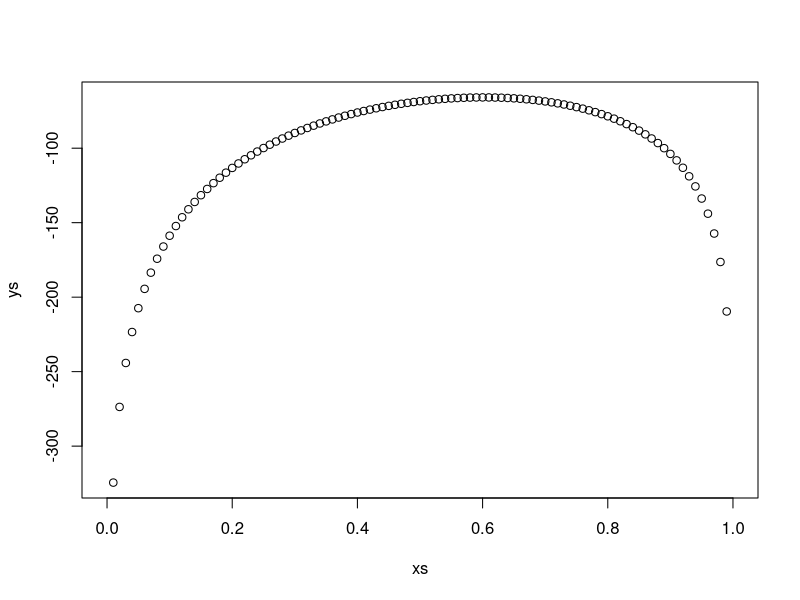
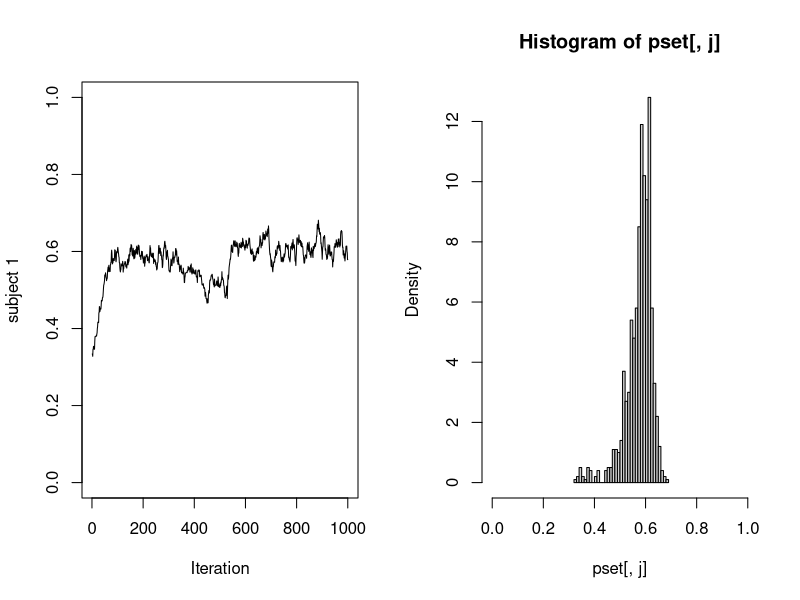
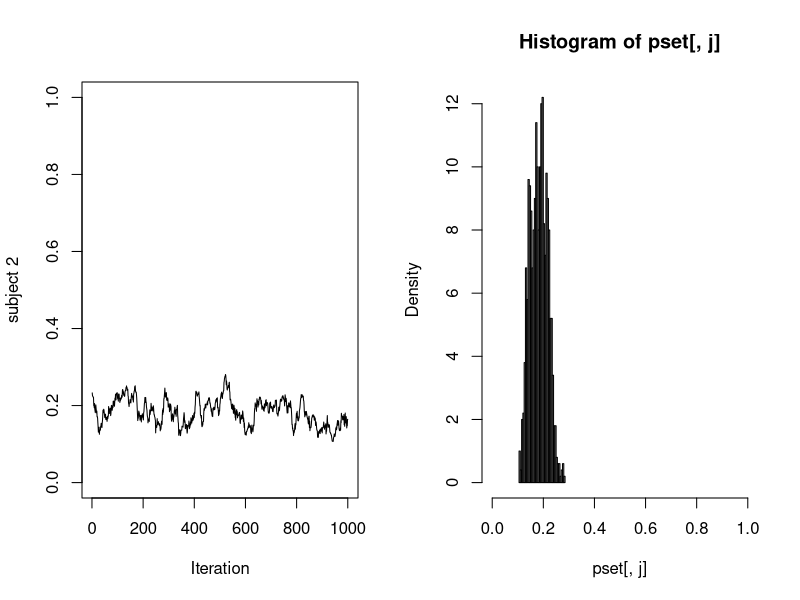
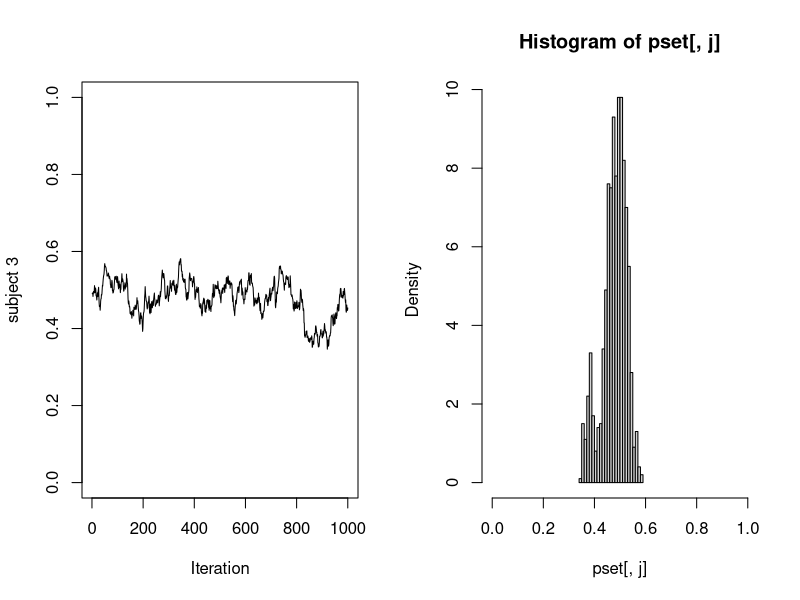
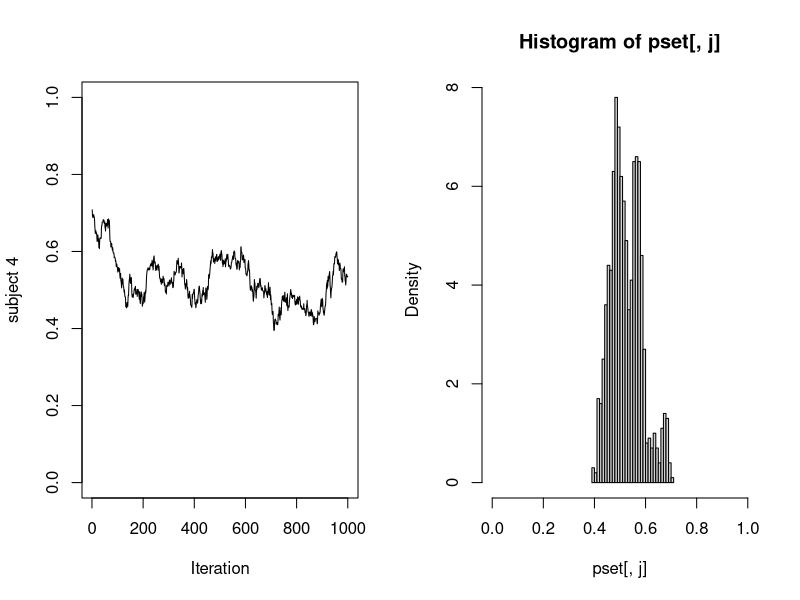
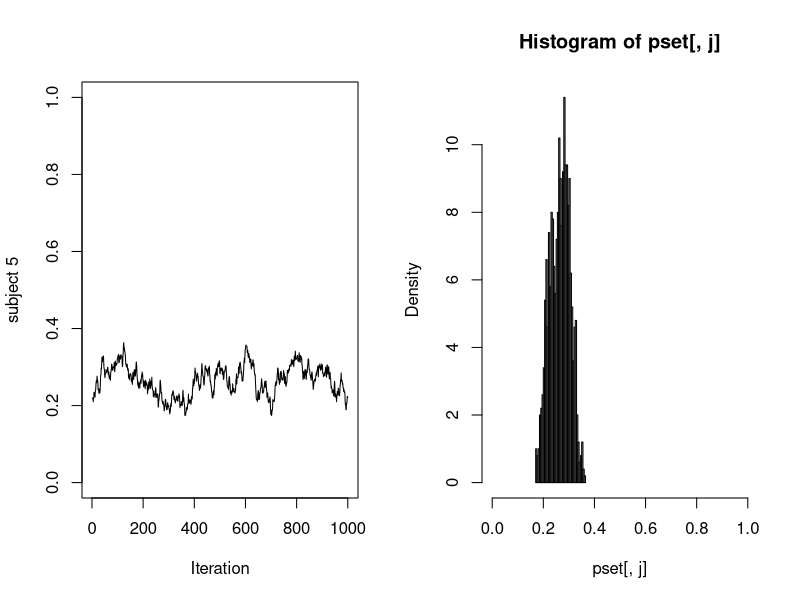
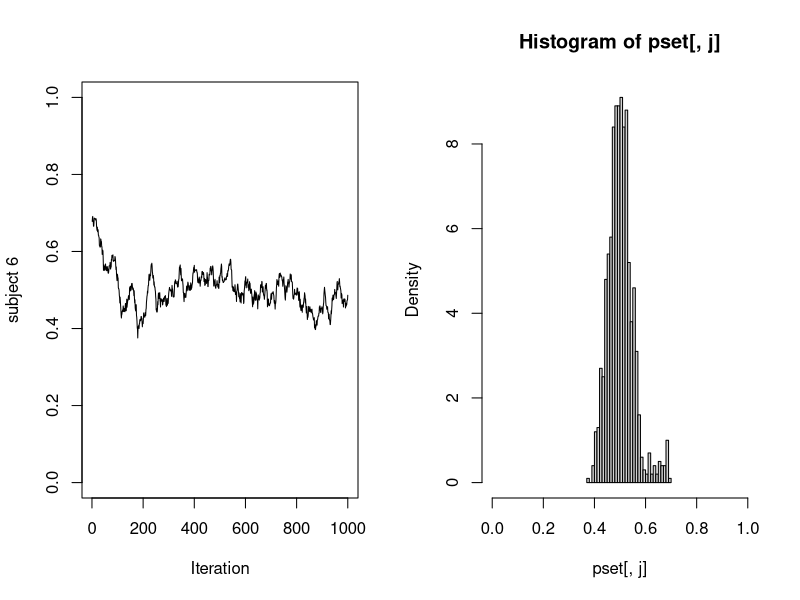
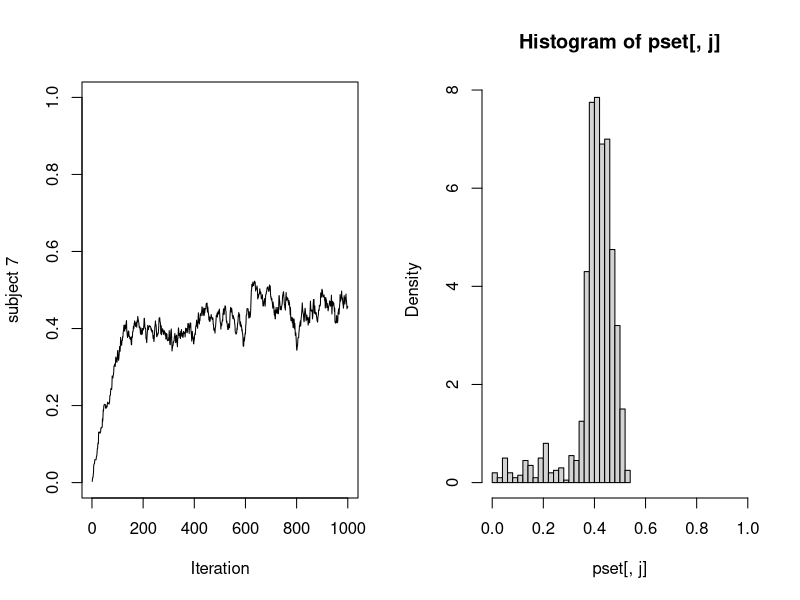

Reproduce these figures in R, in order.

rm(list=ls())

n=100   # total number of coin flips
S=24     # total number of subjects

true=list()
true$alpha=10
true$beta=15

data=list()

p=numeric(S)
for(j in 1:S){
  p[j]=rbeta(1,true$alpha,true$beta)   # probability of single-trial success
  data[[j]]=rbinom(n,size=1,prob=p[j])
}
true$p=p

x=sapply(data,function(x)sum(x))

################################################################# inference

# define a posterior distribution
log.dens.like=function(x,use.data){
  like=dbinom(use.data,size=1,prob=x,log=TRUE)
  return(sum(like))
}

log.dens.prior=function(x,alpha,beta){
  dbeta(x=x,shape1=alpha,shape2=beta,log=TRUE)
}
  
log.dens.post=function(x,alpha,beta,use.data){
  out=log.dens.like(x=x,use.data=use.data) + log.dens.prior(x=x,alpha=alpha,beta=beta)
  if(is.na(out))out=-Inf
  return(out)
}  

# we can evaluate the unnormalized posterior for different values of p
sub=1
log.dens.like(.4,use.data=data[[sub]])
log.dens.prior(.4,alpha=true$alpha,beta=true$beta)

xs=seq(0,1,.01)
lxs=length(xs)
ys=numeric(lxs)
for(i in 1:lxs){
ys[i]=log.dens.post(xs[i],alpha=true$alpha,beta=true$beta,use.data=data[[sub]])
}

# plot of posterior (on log scale)
plot(xs,ys)

################################################################# posterior approximation, method 1: assuming known alpha and beta

require(msm)

n.iter=1000    # total number of iterations
pset=lpset=matrix(NA,n.iter,S)
tune=.01

# initialize
# informed starting points
#pset[1,]=sapply(data,function(x)mean(x))

# 'your guess is as good as mine' starting points
pset[1,]=rbeta(S,1,1)

for(j in 1:S){
  lpset[1,j]=log.dens.post(pset[1,j],use.data=data[[j]],alpha=true$alpha,beta=true$beta)
}

# loop
for(t in 2:n.iter){
  pstar=rnorm(S,pset[t-1,],tune) # symmetric transition kernel
  lpstar=numeric(S)
  for(j in 1:S){
    lpstar[j]=log.dens.post(pstar[j],use.data=data[[j]],alpha=true$alpha,beta=true$beta)
    a=exp(lpstar[j]-lpset[t-1,j]) # note that proposal density is in the numerator
    if(runif(1)<a){ 
      # if it's better, take it
      pset[t,j]=pstar[j]
      lpset[t,j]=lpstar[j]
    } else { 
      # if it's worse, reject it (with some probability)
      pset[t,j]=pset[t-1,j]
      lpset[t,j]=lpset[t-1,j]
    }
  }
}

# plot it
for(j in 1:S){
par(mfrow=c(1,2))
# this is called a trace plot
plot(pset[,j],type="l",xlab="Iteration",ylab=paste("subject",j),ylim=c(0,1))
# this is the result of the MCMC, collapsed across time
hist(pset[,j],prob=TRUE,breaks=30,xlim=c(0,1))
}


maps=apply(pset,2,mean)
plot(maps,true$p,xlab="maps",ylab="true")
abline(0,1)


################################################################# posterior approximation, method 2: estimating alpha and beta

# first, select a prior (spend some time actually doing this!)

prior=list()
# somewhat informed
prior$alpha=c(20,1)
prior$beta=c(20,1)

# totally noninformative prior
# prior$alpha=c(.1,.1)
# prior$beta=c(.1,.1)


# inspect
hist(rgamma(1e5,20,1))

# wrap it up
log.dens.hyper=function(x,ps,prior){
  names(x) <- hpar.names
  pprior=dgamma(x["alpha"],prior$alpha[1],prior$alpha[2],log=TRUE) + dgamma(x["beta"],prior$beta[1],prior$beta[2],log=TRUE)
  pdens=dbeta(ps,x["alpha"],x["beta"],log=TRUE)
  out=sum(pdens)+pprior
  if(is.na(out))out=-Inf
  return(out)
}

####################################

n.iter=10000    # total number of iterations
pset=lpset=matrix(NA,n.iter,S)

phi=matrix(NA,n.iter,2)
hpar.names=c("alpha","beta")
colnames(phi) <- hpar.names
n.hyper.pars=length(hpar.names)

tune=.1
tune.hyper=3

# initialize
# informed starting points
#pset[1,]=sapply(data,function(x)mean(x))

# 'your guess is as good as mine' starting points
pset[1,]=rbeta(S,1,1)

# to initialize, you can either pick a value for alpha and beta and hope for the best, or simply use the likelihood
for(j in 1:S){
  # alpha=5
  # beta=5
  # lpset[1,j]=log.dens.post(pset[1,j],use.data=data[[j]],alpha=alpha,beta=beta)
  lpset[1,j]=log.dens.like(pset[1,j],use.data=data[[j]])
}


phi[1,]=c(5,5) # there are ways of picking alpha/beta based on initialized pset
log.dens.hyper(phi[1,],ps=pset[1,],prior=prior)

# loop
for(t in 2:n.iter){
  # first, update all p values based on the current alpha and beta.
  pstar=rnorm(S,pset[t-1,],tune) # symmetric transition kernel
  lpstar=numeric(S)
  for(j in 1:S){
    lpstar[j]=log.dens.post(pstar[j],use.data=data[[j]],alpha=phi[t-1,"alpha"],beta=phi[t-1,"beta"])
    a=exp(lpstar[j]-lpset[t-1,j]) # note that proposal density is in the numerator
    if(runif(1)<a){ 
      # if it's better, take it
      pset[t,j]=pstar[j]
      lpset[t,j]=lpstar[j]
    } else { 
      # if it's worse, reject it (with some probability)
      pset[t,j]=pset[t-1,j]
      lpset[t,j]=lpset[t-1,j]
    }
  }
  
  # now update the alpha and beta based on the (potentially) new ps
  phistar=rnorm(n.hyper.pars,phi[t-1,],rep(tune.hyper,n.hyper.pars))
  num=log.dens.hyper(phistar,ps=pset[t,],prior=prior)
  den=log.dens.hyper(phi[t-1,],ps=pset[t,],prior=prior)
  a=exp(num-den)
  if(runif(1)<a){ 
    # if it's better, take it
    phi[t,]=phistar
  } else { 
    # if it's worse, reject it (with some probability)
    phi[t,]=phi[t-1,]
  }
}

# plot it
for(j in 1:S){
  par(mfrow=c(1,2))
  # this is called a trace plot
  plot(pset[,j],type="l",xlab="Iteration",ylab=paste("subject",j),ylim=c(0,1))
  abline(h=true$p[j],col="red",lwd=3)
  # this is the result of the MCMC, collapsed across time
  hist(pset[,j],prob=TRUE,breaks=30,xlim=c(0,1))
  abline(v=true$p[j],col="red",lwd=3)
}

xs=seq(0,50,1)
ys.alpha=dgamma(xs,prior$alpha[1],prior$alpha[2])
ys.beta=dgamma(xs,prior$beta[1],prior$beta[2])

lims=c(0,30)
par(mfrow=c(2,2))
plot(phi[,1],type="l",xlab="Iteration",ylab=expression(alpha),ylim=lims)
abline(h=true$alpha,lty=1,lwd=3,col="red")
hist(phi[,1],prob=TRUE,breaks=30,xlim=lims,main="",xlab=expression(alpha))
abline(v=true$alpha,lty=1,lwd=3,col="red")
lines(xs,ys.alpha,lty=1,col="blue")

plot(phi[,2],type="l",xlab="Iteration",ylab=expression(beta),ylim=lims)
abline(h=true$beta,lty=1,lwd=3,col="red")
hist(phi[,2],prob=TRUE,breaks=30,xlim=lims,main="",xlab=expression(beta))
abline(v=true$beta,lty=1,lwd=3,col="red")
lines(xs,ys.beta,lty=1,col="blue")

par(mfrow=c(1,1))
maps=apply(pset,2,mean)
plot(maps,true$p,xlab="maps",ylab="true")
abline(0,1)
